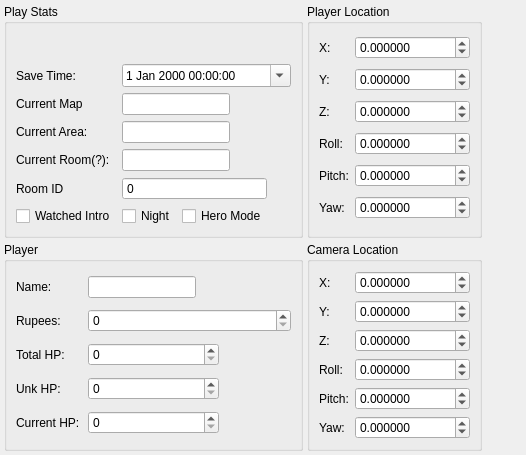
     <widget class="QWidget" name="playerTab">
      <attribute name="title">
       <string>&amp;Player</string>
      </attribute>
      <layout class="QGridLayout" name="gridLayout_6">
       <property name="leftMargin">
        <number>4</number>
       </property>
       <property name="topMargin">
        <number>4</number>
       </property>
       <property name="rightMargin">
        <number>4</number>
       </property>
       <property name="bottomMargin">
        <number>4</number>
       </property>
       <property name="spacing">
        <number>4</number>
       </property>
       <item row="2" column="1">
        <widget class="QGroupBox" name="cameraGroupBox">
         <property name="title">
          <string>Camera Location</string>
         </property>
         <layout class="QGridLayout" name="gridLayout_15">
          <item row="5" column="0">
           <widget class="QLabel" name="camYawLabel">
            <property name="text">
             <string>Yaw:</string>
            </property>
            <property name="buddy">
             <cstring>cameraYawSpinBox</cstring>
            </property>
           </widget>
          </item>
          <item row="4" column="0">
           <widget class="QLabel" name="camPitchLabel">
            <property name="text">
             <string>Pitch:</string>
            </property>
            <property name="buddy">
             <cstring>cameraPitchSpinBox</cstring>
            </property>
           </widget>
          </item>
          <item row="3" column="0">
           <widget class="QLabel" name="camRollLabel">
            <property name="text">
             <string>Roll:</string>
            </property>
            <property name="buddy">
             <cstring>cameraRollSpinBox</cstring>
            </property>
           </widget>
          </item>
          <item row="2" column="0">
           <widget class="QLabel" name="camZLabel">
            <property name="text">
             <string>Z:</string>
            </property>
            <property name="buddy">
             <cstring>cameraZSpinBox</cstring>
            </property>
           </widget>
          </item>
          <item row="1" column="0">
           <widget class="QLabel" name="camYLabel">
            <property name="text">
             <string>Y:</string>
            </property>
            <property name="buddy">
             <cstring>cameraYSpinBox</cstring>
            </property>
           </widget>
          </item>
          <item row="0" column="0">
           <widget class="QLabel" name="camXLabel">
            <property name="sizePolicy">
             <sizepolicy hsizetype="Ignored" vsizetype="Preferred">
              <horstretch>0</horstretch>
              <verstretch>0</verstretch>
             </sizepolicy>
            </property>
            <property name="text">
             <string>X:</string>
            </property>
            <property name="buddy">
             <cstring>cameraXSpinBox</cstring>
            </property>
           </widget>
          </item>
          <item row="5" column="1">
           <widget class="QDoubleSpinBox" name="cameraYawSpinBox">
            <property name="decimals">
             <number>6</number>
            </property>
            <property name="minimum">
             <double>-1000000.000000000000000</double>
            </property>
            <property name="maximum">
             <double>1000000.000000000000000</double>
            </property>
           </widget>
          </item>
          <item row="4" column="1">
           <widget class="QDoubleSpinBox" name="cameraPitchSpinBox">
            <property name="decimals">
             <number>6</number>
            </property>
            <property name="minimum">
             <double>-1000000.000000000000000</double>
            </property>
            <property name="maximum">
             <double>1000000.000000000000000</double>
            </property>
           </widget>
          </item>
          <item row="3" column="1">
           <widget class="QDoubleSpinBox" name="cameraRollSpinBox">
            <property name="decimals">
             <number>6</number>
            </property>
            <property name="minimum">
             <double>-1000000.000000000000000</double>
            </property>
            <property name="maximum">
             <double>1000000.000000000000000</double>
            </property>
           </widget>
          </item>
          <item row="2" column="1">
           <widget class="QDoubleSpinBox" name="cameraZSpinBox">
            <property name="decimals">
             <number>6</number>
            </property>
            <property name="minimum">
             <double>-1000000.000000000000000</double>
            </property>
            <property name="maximum">
             <double>1000000.000000000000000</double>
            </property>
            <property name="value">
             <double>0.000000000000000</double>
            </property>
           </widget>
          </item>
          <item row="1" column="1">
           <widget class="QDoubleSpinBox" name="cameraYSpinBox">
            <property name="decimals">
             <number>6</number>
            </property>
            <property name="minimum">
             <double>-1000000.000000000000000</double>
            </property>
            <property name="maximum">
             <double>1000000.000000000000000</double>
            </property>
           </widget>
          </item>
          <item row="0" column="1">
           <widget class="QDoubleSpinBox" name="cameraXSpinBox">
            <property name="decimals">
             <number>6</number>
            </property>
            <property name="minimum">
             <double>-1000000.000000000000000</double>
            </property>
            <property name="maximum">
             <double>1000000.000000000000000</double>
            </property>
           </widget>
          </item>
         </layout>
        </widget>
       </item>
       <item row="2" column="0">
        <widget class="QGroupBox" name="playerGroup">
         <property name="title">
          <string>Player</string>
         </property>
         <layout class="QGridLayout" name="gridLayout_7">
          <item row="1" column="0">
           <widget class="QLabel" name="rupeeLabel">
            <property name="text">
             <string>Rupees:</string>
            </property>
            <property name="buddy">
             <cstring>rupeeSpinBox</cstring>
            </property>
           </widget>
          </item>
          <item row="0" column="0">
           <widget class="QLabel" name="nameLabel">
            <property name="text">
             <string>Name:</string>
            </property>
            <property name="buddy">
             <cstring>nameLineEdit</cstring>
            </property>
           </widget>
          </item>
          <item row="0" column="1" colspan="3">
           <widget class="QLineEdit" name="nameLineEdit">
            <property name="sizePolicy">
             <sizepolicy hsizetype="Fixed" vsizetype="Fixed">
              <horstretch>0</horstretch>
              <verstretch>0</verstretch>
             </sizepolicy>
            </property>
            <property name="text">
             <string notr="true"/>
            </property>
            <property name="maxLength">
             <number>8</number>
            </property>
            <property name="placeholderText">
             <string notr="true"/>
            </property>
           </widget>
          </item>
          <item row="2" column="0">
           <widget class="QLabel" name="totalHPLabel">
            <property name="text">
             <string>Total HP:</string>
            </property>
            <property name="buddy">
             <cstring>totalHPSpinBox</cstring>
            </property>
           </widget>
          </item>
          <item row="3" column="0">
           <widget class="QLabel" name="unkHPLabel">
            <property name="text">
             <string>Unk HP:</string>
            </property>
            <property name="buddy">
             <cstring>unkHPSpinBox</cstring>
            </property>
           </widget>
          </item>
          <item row="4" column="0">
           <widget class="QLabel" name="curHPLabel">
            <property name="text">
             <string>Current HP:</string>
            </property>
            <property name="buddy">
             <cstring>curHPSpinBox</cstring>
            </property>
           </widget>
          </item>
          <item row="1" column="1" colspan="3">
           <widget class="QSpinBox" name="rupeeSpinBox">
            <property name="maximum">
             <number>9999</number>
            </property>
           </widget>
          </item>
          <item row="2" column="1" colspan="2">
           <widget class="QSpinBox" name="totalHPSpinBox">
            <property name="maximum">
             <number>80</number>
            </property>
           </widget>
          </item>
          <item row="3" column="1" colspan="2">
           <widget class="QSpinBox" name="unkHPSpinBox">
            <property name="maximum">
             <number>80</number>
            </property>
           </widget>
          </item>
          <item row="4" column="1" colspan="2">
           <widget class="QSpinBox" name="curHPSpinBox">
            <property name="maximum">
             <number>80</number>
            </property>
           </widget>
          </item>
         </layout>
        </widget>
       </item>
       <item row="0" column="2">
        <spacer name="horizontalSpacer_2">
         <property name="orientation">
          <enum>Qt::Horizontal</enum>
         </property>
         <property name="sizeHint" stdset="0">
          <size>
           <width>40</width>
           <height>20</height>
          </size>
         </property>
        </spacer>
       </item>
       <item row="0" column="1">
        <widget class="QGroupBox" name="playerLocationGroupBox">
         <property name="title">
          <string>Player Location</string>
         </property>
         <layout class="QGridLayout" name="gridLayout_16">
          <item row="0" column="0">
           <widget class="QLabel" name="playerXLabel">
            <property name="sizePolicy">
             <sizepolicy hsizetype="Ignored" vsizetype="Preferred">
              <horstretch>0</horstretch>
              <verstretch>0</verstretch>
             </sizepolicy>
            </property>
            <property name="text">
             <string>X:</string>
            </property>
            <property name="buddy">
             <cstring>playerXSpinBox</cstring>
            </property>
           </widget>
          </item>
          <item row="0" column="1">
           <widget class="QDoubleSpinBox" name="playerXSpinBox">
            <property name="decimals">
             <number>6</number>
            </property>
            <property name="minimum">
             <double>-1000000.000000000000000</double>
            </property>
            <property name="maximum">
             <double>1000000.000000000000000</double>
            </property>
            <property name="value">
             <double>0.000000000000000</double>
            </property>
           </widget>
          </item>
          <item row="1" column="0">
           <widget class="QLabel" name="playerYLabel">
            <property name="text">
             <string>Y:</string>
            </property>
            <property name="buddy">
             <cstring>playerYSpinBox</cstring>
            </property>
           </widget>
          </item>
          <item row="1" column="1">
           <widget class="QDoubleSpinBox" name="playerYSpinBox">
            <property name="decimals">
             <number>6</number>
            </property>
            <property name="minimum">
             <double>-1000000.000000000000000</double>
            </property>
            <property name="maximum">
             <double>1000000.000000000000000</double>
            </property>
           </widget>
          </item>
          <item row="2" column="0">
           <widget class="QLabel" name="playerZLabel">
            <property name="text">
             <string>Z:</string>
            </property>
            <property name="buddy">
             <cstring>playerZSpinBox</cstring>
            </property>
           </widget>
          </item>
          <item row="2" column="1">
           <widget class="QDoubleSpinBox" name="playerZSpinBox">
            <property name="decimals">
             <number>6</number>
            </property>
            <property name="minimum">
             <double>-1000000.000000000000000</double>
            </property>
            <property name="maximum">
             <double>1000000.000000000000000</double>
            </property>
           </widget>
          </item>
          <item row="3" column="0">
           <widget class="QLabel" name="playerRollLabel">
            <property name="text">
             <string>Roll:</string>
            </property>
            <property name="buddy">
             <cstring>playerRollSpinBox</cstring>
            </property>
           </widget>
          </item>
          <item row="3" column="1">
           <widget class="QDoubleSpinBox" name="playerRollSpinBox">
            <property name="decimals">
             <number>6</number>
            </property>
            <property name="minimum">
             <double>-1000000.000000000000000</double>
            </property>
            <property name="maximum">
             <double>1000000.000000000000000</double>
            </property>
            <property name="value">
             <double>0.000000000000000</double>
            </property>
           </widget>
          </item>
          <item row="4" column="0">
           <widget class="QLabel" name="playerPitchLabel">
            <property name="text">
             <string>Pitch:</string>
            </property>
            <property name="buddy">
             <cstring>playerPitchSpinBox</cstring>
            </property>
           </widget>
          </item>
          <item row="4" column="1">
           <widget class="QDoubleSpinBox" name="playerPitchSpinBox">
            <property name="decimals">
             <number>6</number>
            </property>
            <property name="minimum">
             <double>-1000000.000000000000000</double>
            </property>
            <property name="maximum">
             <double>1000000.000000000000000</double>
            </property>
            <property name="value">
             <double>0.000000000000000</double>
            </property>
           </widget>
          </item>
          <item row="5" column="0">
           <widget class="QLabel" name="playerYawLabel">
            <property name="text">
             <string>Yaw:</string>
            </property>
            <property name="buddy">
             <cstring>playerYawSpinBox</cstring>
            </property>
           </widget>
          </item>
          <item row="5" column="1">
           <widget class="QDoubleSpinBox" name="playerYawSpinBox">
            <property name="decimals">
             <number>6</number>
            </property>
            <property name="minimum">
             <double>-1000000.000000000000000</double>
            </property>
            <property name="maximum">
             <double>1000000.000000000000000</double>
            </property>
           </widget>
          </item>
         </layout>
        </widget>
       </item>
       <item row="0" column="0">
        <widget class="QGroupBox" name="playInfoGroup">
         <property name="title">
          <string>Play Stats</string>
         </property>
         <layout class="QGridLayout" name="gridLayout_5">
          <item row="1" column="2" colspan="6">
           <widget class="QDateTimeEdit" name="saveTimeEdit">
            <property name="enabled">
             <bool>true</bool>
            </property>
            <property name="readOnly">
             <bool>false</bool>
            </property>
            <property name="buttonSymbols">
             <enum>QAbstractSpinBox::NoButtons</enum>
            </property>
            <property name="dateTime">
             <datetime>
              <hour>0</hour>
              <minute>0</minute>
              <second>0</second>
              <year>2000</year>
              <month>1</month>
              <day>1</day>
             </datetime>
            </property>
            <property name="minimumDate">
             <date>
              <year>2000</year>
              <month>1</month>
              <day>1</day>
             </date>
            </property>
            <property name="calendarPopup">
             <bool>true</bool>
            </property>
           </widget>
          </item>
          <item row="1" column="0" colspan="2">
           <widget class="QLabel" name="saveTimeLabel">
            <property name="text">
             <string>Save Time:</string>
            </property>
            <property name="buddy">
             <cstring>saveTimeEdit</cstring>
            </property>
           </widget>
          </item>
          <item row="2" column="0" colspan="2">
           <widget class="QLabel" name="curMapLabel">
            <property name="text">
             <string>Current Map</string>
            </property>
            <property name="buddy">
             <cstring>curMapLineEdit</cstring>
            </property>
           </widget>
          </item>
          <item row="4" column="0" colspan="2">
           <widget class="QLabel" name="curRoomLabel">
            <property name="text">
             <string>Current Room(?):</string>
            </property>
            <property name="buddy">
             <cstring>curRoomLineEdit</cstring>
            </property>
           </widget>
          </item>
          <item row="3" column="0" colspan="2">
           <widget class="QLabel" name="curAreaLabel">
            <property name="text">
             <string>Current Area:</string>
            </property>
            <property name="buddy">
             <cstring>curAreaLineEdit</cstring>
            </property>
           </widget>
          </item>
          <item row="4" column="2" colspan="5">
           <widget class="QLineEdit" name="curRoomLineEdit">
            <property name="sizePolicy">
             <sizepolicy hsizetype="Fixed" vsizetype="Fixed">
              <horstretch>0</horstretch>
              <verstretch>0</verstretch>
             </sizepolicy>
            </property>
           </widget>
          </item>
          <item row="5" column="2" colspan="5">
           <widget class="QSpinBox" name="roomIDSpinBox">
            <property name="buttonSymbols">
             <enum>QAbstractSpinBox::NoButtons</enum>
            </property>
            <property name="maximum">
             <number>255</number>
            </property>
           </widget>
          </item>
          <item row="2" column="2" colspan="4">
           <widget class="QLineEdit" name="curMapLineEdit">
            <property name="sizePolicy">
             <sizepolicy hsizetype="Fixed" vsizetype="Fixed">
              <horstretch>0</horstretch>
              <verstretch>0</verstretch>
             </sizepolicy>
            </property>
           </widget>
          </item>
          <item row="6" column="4" colspan="3">
           <widget class="QCheckBox" name="heroModeChkBox">
            <property name="text">
             <string>Hero Mode</string>
            </property>
           </widget>
          </item>
          <item row="3" column="2" colspan="4">
           <widget class="QLineEdit" name="curAreaLineEdit">
            <property name="sizePolicy">
             <sizepolicy hsizetype="Fixed" vsizetype="Fixed">
              <horstretch>0</horstretch>
              <verstretch>0</verstretch>
             </sizepolicy>
            </property>
           </widget>
          </item>
          <item row="6" column="2" colspan="2">
           <widget class="QCheckBox" name="nightChkbox">
            <property name="text">
             <string>Night</string>
            </property>
           </widget>
          </item>
          <item row="6" column="0" colspan="2">
           <widget class="QCheckBox" name="introViewedChkBox">
            <property name="text">
             <string>Watched Intro</string>
            </property>
           </widget>
          </item>
          <item row="0" column="0" colspan="7">
           <widget class="PlaytimeWidget" name="playtime" native="true">
            <property name="minimumSize">
             <size>
              <width>0</width>
              <height>25</height>
             </size>
            </property>
           </widget>
          </item>
          <item row="5" column="0" colspan="2">
           <widget class="QLabel" name="label_2">
            <property name="text">
             <string>Room ID</string>
            </property>
            <property name="buddy">
             <cstring>roomIDSpinBox</cstring>
            </property>
           </widget>
          </item>
         </layout>
        </widget>
       </item>
      </layout>
     </widget>
